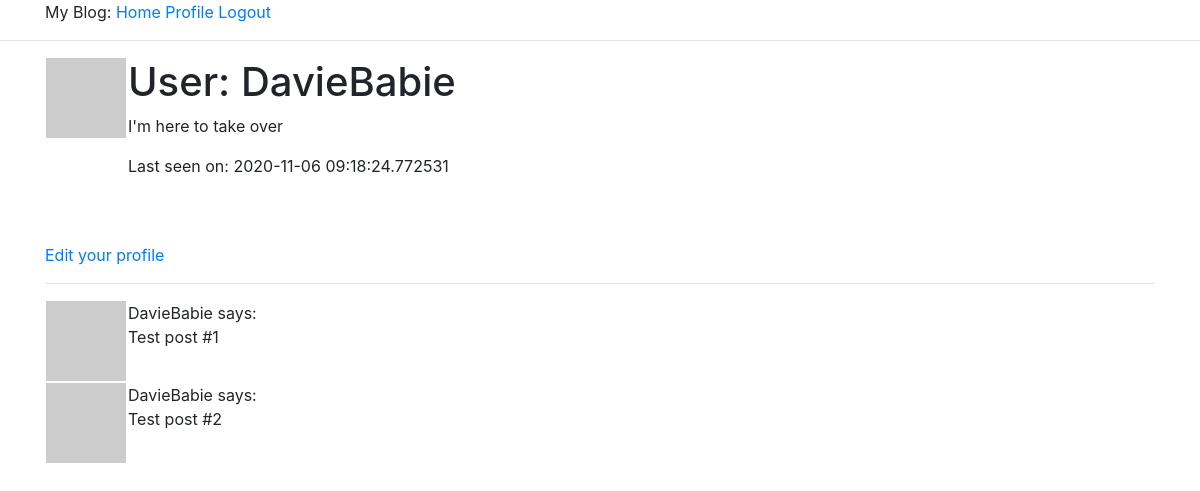
Page /user/DavieBabie (signed in) on the earlier database version.
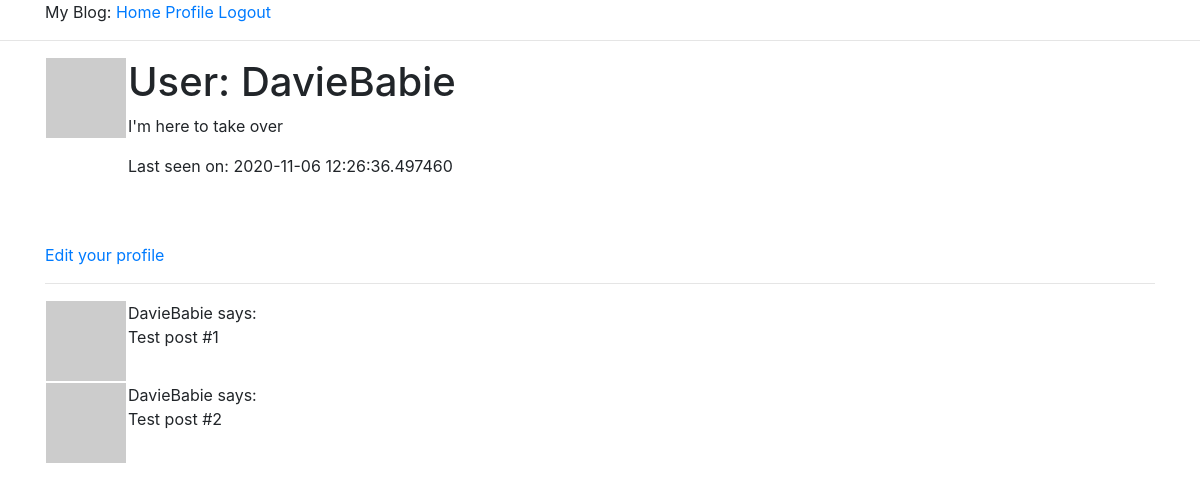
Same page on the later database version.
### app/models.py (models this page shows, shortened)
class User(UserMixin, db.Model):
    id = db.Column(db.Integer, primary_key=True)
    username = db.Column(db.String(64), index=True, unique=True)
    email = db.Column(db.String(120), index=True, unique=True)
    password_hash = db.Column(db.String(128))
    posts = db.relationship('Post', backref='author', lazy='dynamic')
    about_me = db.Column(db.String(140))
    last_seen = db.Column(db.DateTime, default=datetime.utcnow)
    followed = db.relationship('User', secondary=followers,
                                primaryjoin=(followers.c.follower_id == id),
                                secondaryjoin=(followers.c.followed_id == id),
                                backref=db.backref('followers', lazy='dynamic'), lazy='dynamic')
    def avatar(self, size):
        digest = md5(self.email.lower().encode('utf-8')).hexdigest()
        return 'https://www.gravatar.com/avatar/{}?d=identicon&s={}'.format(
            digest, size)

### app/routes.py (the view)
@app.route('/user/<username>')
@login_required
def user(username):
    user = User.query.filter_by(username=username).first_or_404()
    posts = [
        {'author': user, 'body': 'Test post #1'},
        {'author': user, 'body': 'Test post #2'},
    ]
    return render_template('user.html', user=user, posts=posts)

### app/models.py (called while the page is built)
@login.user_loader
def load_user(id):
    return User.query.get(int(id))

### app/routes.py (called while the page is built)
@app.before_request
def before_request():
    if current_user.is_authenticated:
        current_user.last_seen = datetime.utcnow()
        db.session.commit()

### app/templates/user.html
{% extends "base.html" %}
{% block content %}
<section class="container">
    <table>
        <tr valign="top">
            <td><img src="{{ user.avatar(125) }}"></td>
            <td class="ml-3">
                <h1>User: {{ user.username }} </h1>
                {% if user.about_me %} <p> {{ user.about_me }} </p> {% endif %}
                {% if user.last_seen %} <p> Last seen on: {{ user.last_seen }} </p> {% endif %}
            </td>
        </tr>
    </table>
    {% if user == current_user %}
        <p class="editLink mt-5">
            <a href="{{ url_for('edit_profile') }}">
                Edit your profile
            </a>
        </p>
    {% endif %}
    <hr>
    {% for post in posts %}
        {% include '_post.html' %}
    {% endfor %}
</section>
{% endblock %}

### app/templates/base.html (shortened to what this page needs)
<!doctype html>
<html lang="en">
  <head>
    <link rel="stylesheet" href="https://stackpath.bootstrapcdn.com/bootstrap/4.5.2/css/bootstrap.min.css">
  </head>
  <body>
    <div class="container"> My Blog:
        <a href="{{ url_for('index') }}"> Home </a>
          {% if current_user.is_anonymous %}
        <a href="{{ url_for('login') }}"> Login </a>
          {% else %}
        <a href="{{ url_for('user', username=current_user.username) }}">Profile</a>
        <a href="{{ url_for('logout') }}"> Logout </a>
          {% endif %}
    </div>
    <hr>
    {% block content %} {% endblock %}
  </body>
</html>

### app/templates/_post.html
<table>
    <tr valign="top">
        <td><img src="{{ post.author.avatar(36) }}"></td>
        <td>{{ post.author.username }} says:<br>{{ post.body }}</td>
    </tr>
</table>

Differences in the rows shown:
changed User "DavieBabie": last_seen "2020-11-06 09:18:24.772531" → "2020-11-06 12:26:36.497460"
